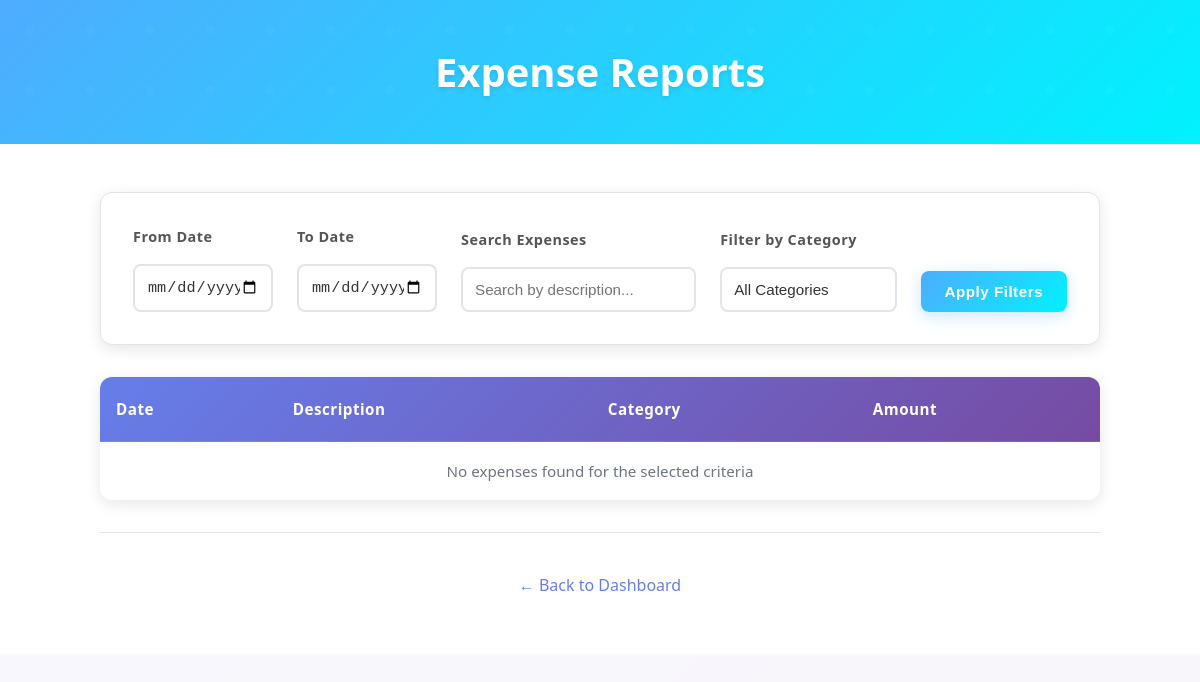
The page /reports on the database as committed earlier.
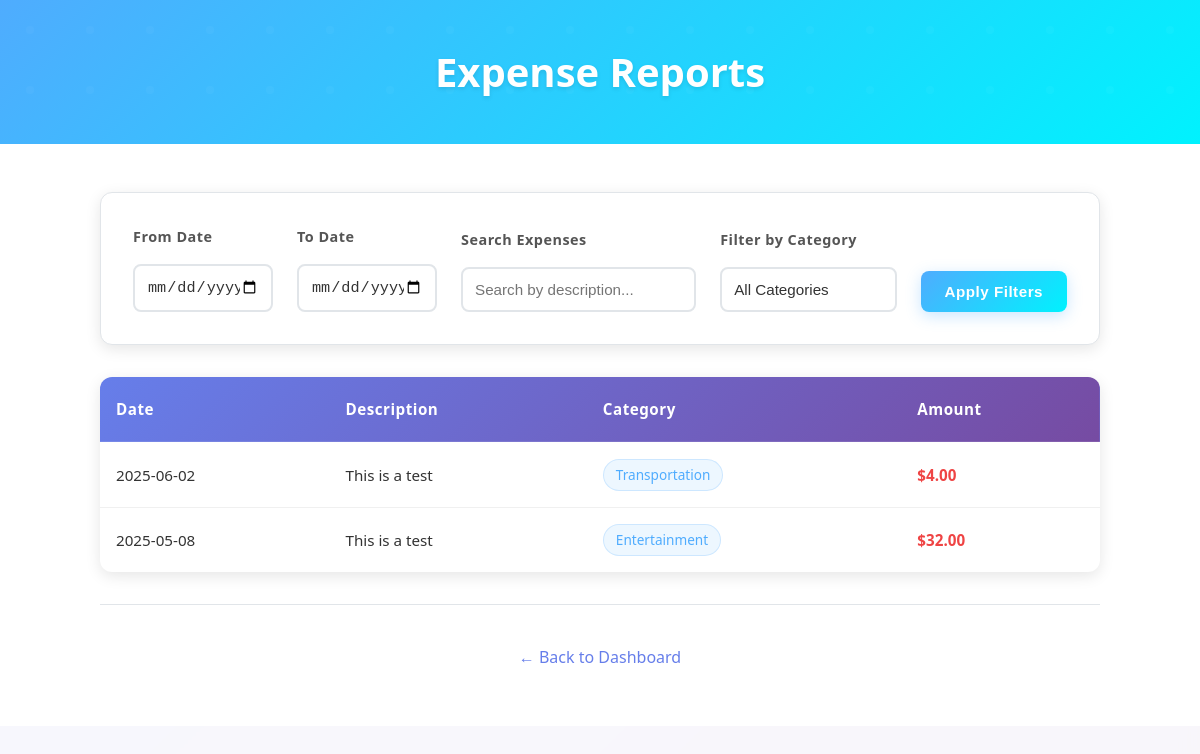
The same page on the database as committed later.
### tables this page shows
CREATE TABLE expenses (
    id INTEGER PRIMARY KEY,
    amount DECIMAL(10,2) NOT NULL,
    description TEXT NOT NULL,
    category_id INTEGER,
    expense_date DATE NOT NULL,
    created_at TIMESTAMP DEFAULT CURRENT_TIMESTAMP,
    FOREIGN KEY (category_id) REFERENCES categories(id)
);

CREATE TABLE categories (
    id INTEGER PRIMARY KEY,
    name TEXT NOT NULL
);

### app/app.py (the view)
@app.route('/reports', methods=['GET'])
def reports():
    data = db.get_db()
    error = None
    expenses = None
    categories = []
    search_query = request.args.get('q', '').strip()
    selected_category = request.args.get('category', '').strip()
    start_date = request.args.get('start_date', '').strip()
    end_date = request.args.get('end_date', '').strip()
    if error is None:
        try:
            categories = data.execute("SELECT * FROM categories").fetchall()
            search_sql = """
                SELECT expenses.*, categories.name as category_name
                FROM expenses
                JOIN categories ON expenses.category_id = categories.id
                WHERE 1=1
            """
            params = []
            if search_query:
                search_sql += " AND (expenses.description LIKE ? OR categories.name LIKE ?)"
                params += [f"%{search_query}%", f"%{search_query}%"]
            if selected_category:
                search_sql += "AND categories.name = ?"
                params.append(selected_category)
            if start_date:
                search_sql += " AND expense_date >= ?"
                params.append(start_date)
            if end_date:
                search_sql += " AND expense_date <= ?"
                params.append(end_date)
            search_sql += " ORDER BY expense_date DESC"
            expenses = data.execute(search_sql, params).fetchall()
        except:
            error = "Database error"
            expenses = []
            categories = []
    flash(error)
    return render_template('reports.html', expenses=expenses, categories=categories, search_query=search_query, selected_category=selected_category, start_date=start_date, end_date=end_date)

### app/database.py (called while the page is built)
def get_db():
    if 'db' not in g:
        g.db = sqlite3.connect(
            current_app.config['DATABASE'],
            detect_types=sqlite3.PARSE_DECLTYPES
        )
        g.db.row_factory = sqlite3.Row
    return g.db

### app/templates/reports.html (shortened to what this page needs)
{% extends 'base.html' %}
{% block header %}
    <h1>{% block title %}Expense Reports{% endblock %}</h1>
{% endblock %}
{% block content %}
<div class="reports-container">
    <div class="search-filter-container">
        <form method="GET" action="{{ url_for('reports') }}" class="reports-form">
            <div class="form-row">
                <div class="form-group date-group">
                    <label for="start-date">From Date</label>
                    <input type="date" id="start-date" name="start_date" class="form-control" value="{{ start_date or '' }}">
                </div>
                <div class="form-group date-group">
                    <label for="end-date">To Date</label>
                    <input type="date" id="end-date" name="end_date" class="form-control" value="{{ end_date or '' }}">
                </div>
                <div class="form-group search-group">
                    <label for="search">Search Expenses</label>
                    <input type="text" class="form-control" name="q" id="search" value="{{ search_query or '' }}" placeholder="Search by description...">
                </div>
                <div class="form-group filter-group">
                    <label for="category-filter">Filter by Category</label>
                    <select id="category-filter" name="category" class="form-control">
                        <option value="">All Categories</option>
                    </select>
                </div>
                <div class="form-group button-group">
                    <button type="submit" class="btn-search">Apply Filters</button>
                </div>
            </div>
        </form>
    </div>
    <div class="table-container">
        <table>
            <thead>
                <tr>
                    <th>Date</th>
                    <th>Description</th>
                    <th>Category</th>
                    <th>Amount</th>
                </tr>
            </thead>
            <tbody>
                {% if expenses %}
                    {% for expense in expenses %}
                    <tr>
                        <td>{{ expense.expense_date.strftime('%Y-%m-%d') if expense.expense_date else 'N/A' }}</td>
                        <td>{{ expense.description }}</td>
                        {% for category in categories %}
                            {% if category.id == expense.category_id %}
                            <td><span class="category-badge">{{ category.name }}</span></td>
                            {% endif %}
                        {% endfor %}
                        <td class="amount-negative">${{ "%.2f"|format(expense.amount) }}</td>
                    </tr>
                    {% endfor %}
                {% else %}
                    <tr>
                        <td colspan="4" class="text-center text-muted">
                            No expenses found for the selected criteria
                        </td>
                    </tr>
                {% endif %}
            </tbody>
        </table>
    </div>
    <div class="back-link-container">
        <a href="{{ url_for('index') }}" class="back-link">
            ← Back to Dashboard
        </a>
    </div>
</div>
{% endblock %}

Rows that differ between the two databases and show on the page:
added expenses: expense_date "2025-06-02", description "This is a test", amount "4.00"
now on this page (row unchanged): categories: name "Transportation", shown under "2025-06-02"
added expenses: expense_date "2025-05-08", description "This is a test", amount "32.00"
now on this page (row unchanged): categories: name "Entertainment", shown under "2025-05-08"
Other text that changed with them:
text no longer shown: "No expenses found for the selected criteria"
